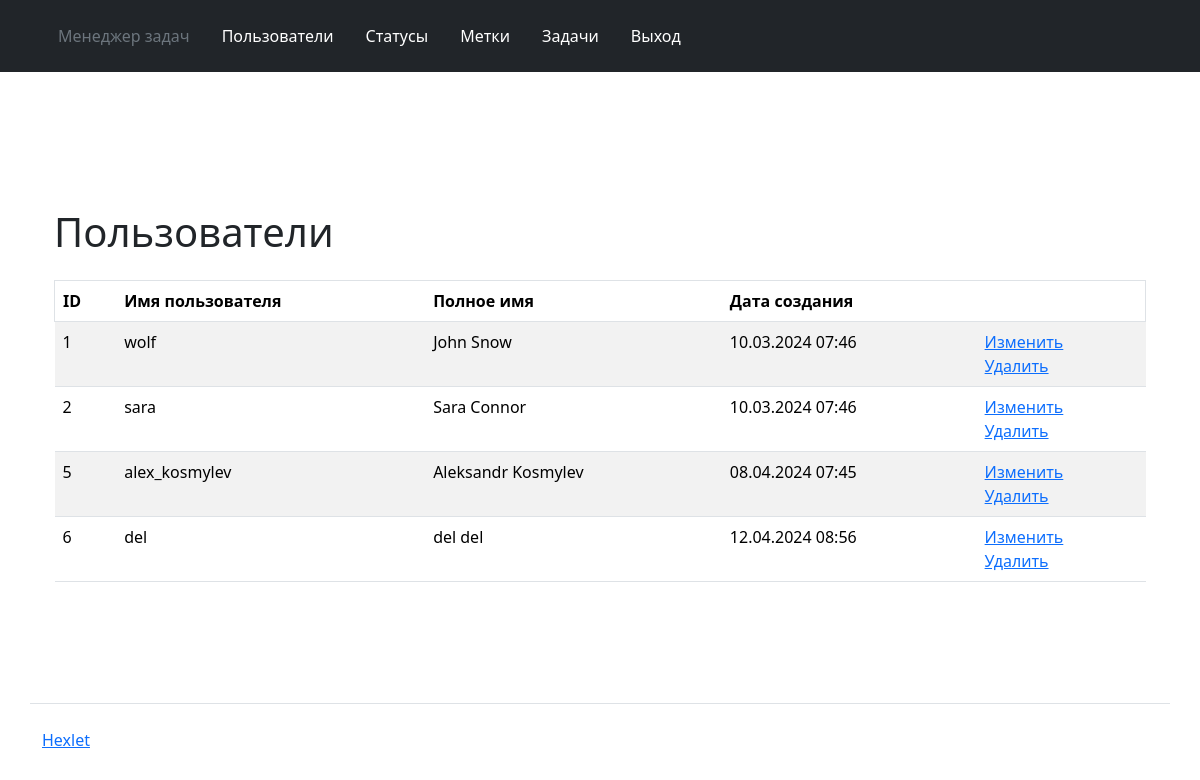
Page /users/ (signed in) on the committed database.
### task_manager/users/models.py (models this page shows, shortened)
class CustomUser(AbstractUser):
    class Meta:
        ordering = ["id"]
    """
    def __str__(self):
        return self.username
    """
    def __str__(self):
        return self.get_full_name()

### task_manager/users/views.py (the view)
# urls.py: path('', IndexView.as_view(), name='index'),
class IndexView(ListView):
    model = CustomUser
    template_name = 'users/users_list.html'

### task_manager/templates/users/users_list.html (shortened to what this page needs)
<!DOCTYPE html>
<html>
{% extends 'layout.html' %}
{% block content %}
{% load i18n %}
      <div class="container-lg mt-3">
        <div class="table-responsive">
          <table class="table table-striped" data-test="users">
            <thead>
              <tr class="border">
                <th>ID</th>
                <th>{% translate "User name" %}</th>
                <th>{% translate "Full name" %}</th>
                <th>{% translate "Registration date" %}</th>
            </thead>
            <h1 class="my-4">
              {% translate "Users" %}
            </h1>
            <tbody>
              {% for user in object_list %}
              <tr>
                <td class="fw-normal">{{ user.id }}</td>
                <td class="fw-normal">{{ user.username}}</td>
                <td class="fw-normal">{{ user.first_name}} {{ user.last_name}}</td>
                <td class="fw-normal">{{ user.date_joined|date:"d.m.Y H:i" }}</td>
                <td>
                  <a href="{% url 'user_update' user.id %}">{% translate "Update" %}</a>
                  <br>
                  <a href="{% url 'user_delete' user.id %}">{% translate "Delete" %}</a>
                </td>
              </tr>
              {% endfor %}
            </tbody>
          </table>
        </div>
      </div>
{% endblock %}

### rows in the picture
CustomUser: id "1", username "wolf", first_name "John", last_name "Snow", date_joined "10.03.2024 07:46"
CustomUser: id "2", username "sara", first_name "Sara", last_name "Connor", date_joined "10.03.2024 07:46"
CustomUser: id "5", username "alex_kosmylev", first_name "Aleksandr", last_name "Kosmylev", date_joined "08.04.2024 07:45"
CustomUser: id "6", username "del", first_name "del", last_name "del", date_joined "12.04.2024 08:56"
